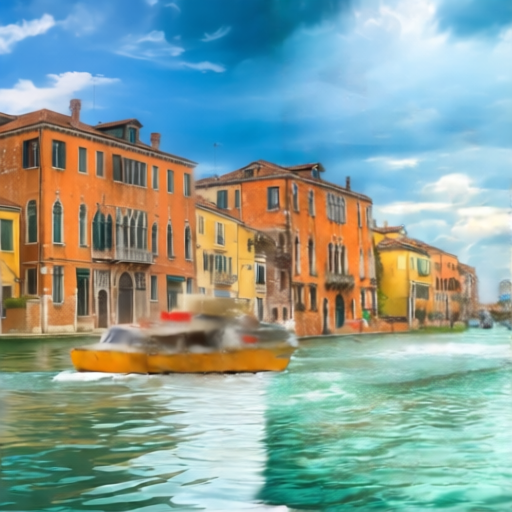

Write the Python code that produced this figure.
import os
import torch
from PIL import Image
from diffusers import QwenImageEditInpaintPipeline


model_path = "/root/autodl-tmp/huggingface/hub"

pipeline = QwenImageEditInpaintPipeline.from_pretrained(
    model_path,
    torch_dtype=torch.bfloat16,
    local_files_only=True,
)

print("pipeline loaded")

pipeline.to("cuda")
pipeline.set_progress_bar_config(disable=None)


# 原图
image = Image.open(
    "3d_result/wonderplay/venice/Gen-02-09_21-09-32/multiview_000/generation_condition.png"
).convert("RGB")

mask = Image.open(
    "3d_result/wonderplay/venice/Gen-02-09_21-09-32/multiview_000/generation_hole_mask.png"
).convert("L")


prompt = (
    "Outpaint the missing area as a seamless continuation of the existing scene. Match the perspective, composition, lighting, color tone, texture, and visual style of the original image. Make the water surface especially continuous across the mask boundary, with matching reflections, ripples, brightness, and shadow direction. Preserve the visible content and blend the completed region naturally."
)

inputs = {
    "image": image,
    "mask_image": mask,
    "prompt": prompt,
    "generator": torch.Generator(device="cuda").manual_seed(1),
    "height" : 512,
    "width": 512,

    "true_cfg_scale": 7.0,
    "negative_prompt": "visible seam, hard edge, mismatched lighting, inconsistent reflections, broken water ripples, color shift, blurry artifacts, distorted buildings, text, watermark",

    "num_inference_steps": 40,

    # 这类大面积白色空洞需要 1.0；低于 1.0 容易把白块照抄回来。
    "strength":1.0,

    "guidance_scale": 3.0,
    "num_images_per_prompt": 1,
}


with torch.inference_mode():
    output = pipeline(**inputs)

output_image = output.images[0]

output_image.save("Temp/outpaint.png")
